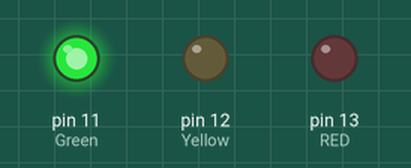
Recording of a sketch running on a simulated Arduino Uno, built with avr-gcc and run on an emulated ATmega328P. Parts: output pins drawn as LEDs (lit = HIGH).

Above: at 0.15 s.
At 39.5 s:
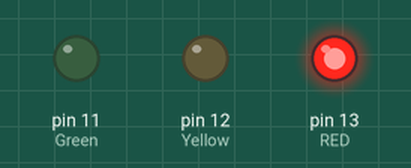
Timing chart, 0 to 39.8 s (numbered marks = the images above):
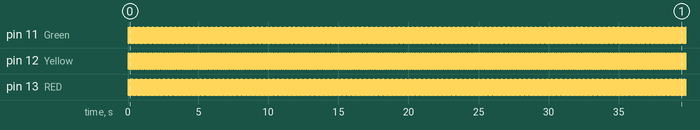

Measured:
- by itself, pin 11 (Green), pin 13 (RED): alternates HIGH for 0.01 s and LOW for 0.03 s
- by itself, pin 12 (Yellow): alternates HIGH for 0.01 s and LOW for 0.01 s

The sketch:

sketch_mar12a.ino
```cpp
int RED = 13, Yellow = 12, Green = 11;

void setup() {
  pinMode(RED, OUTPUT);//red
  pinMode(Yellow, OUTPUT);//yellow
  pinMode(Green, OUTPUT);//green
}

void loop() {
  digitalWrite(Yellow, LOW);
  digitalWrite(RED, HIGH);
  delay(10);
  digitalWrite(RED, LOW);
  digitalWrite(Yellow, HIGH);
  delay(10);
  digitalWrite(Yellow, LOW);
  digitalWrite(Green, HIGH);
  delay(10);
  digitalWrite(Green, LOW);
  digitalWrite(Yellow, HIGH);
  delay(10);
}
```
